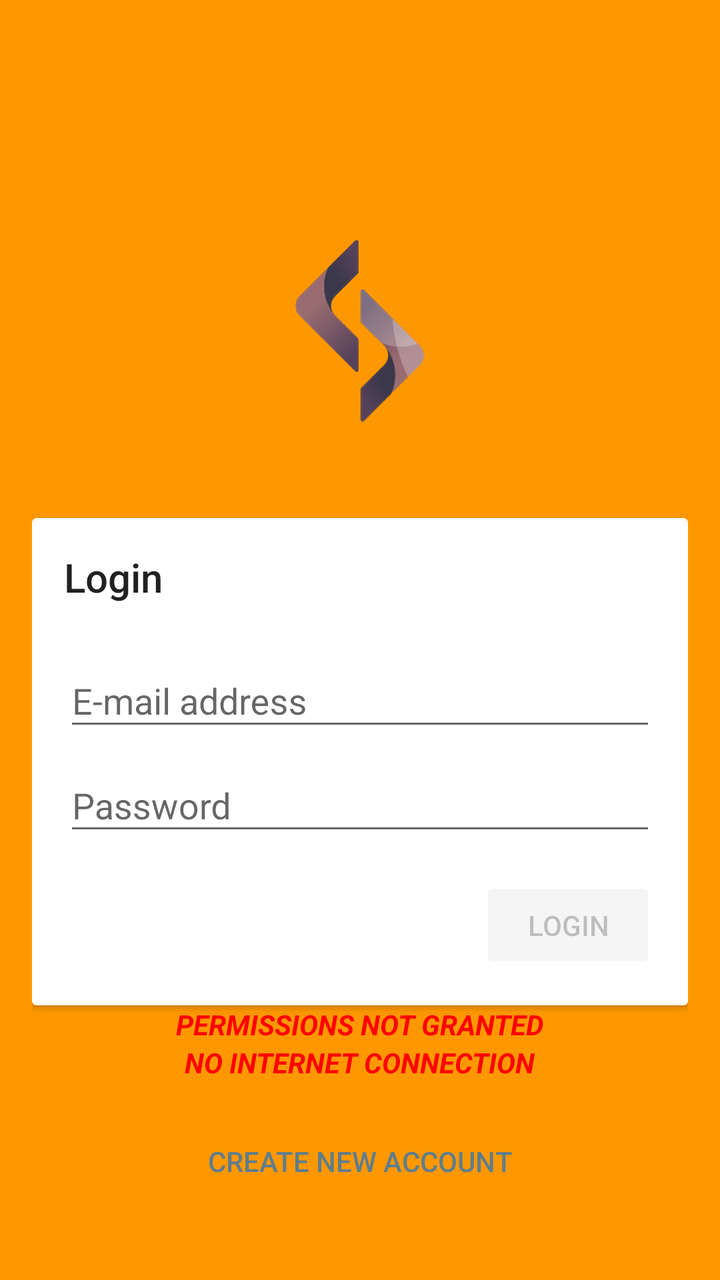
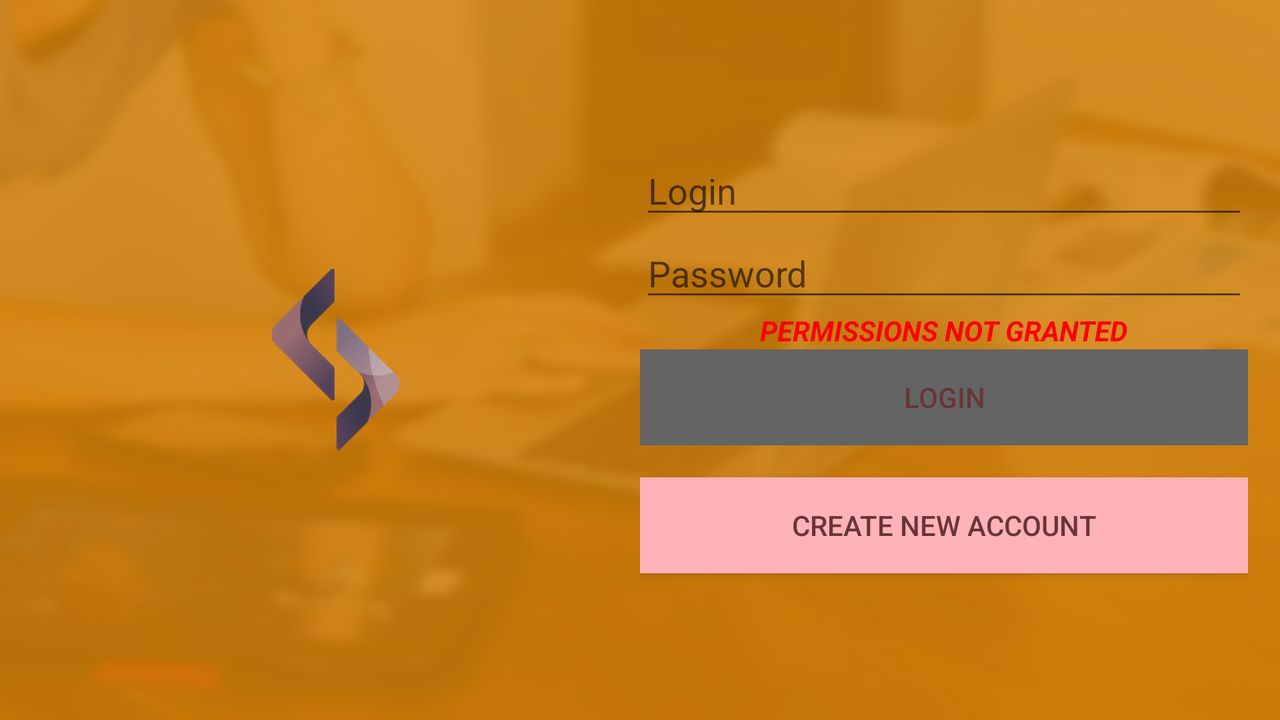

The same Android screen from two of the app's own layout files: first res/layout/ as a phone draws it, then the repository's variant for another configuration, drawn on a device whose configuration selects that folder. Both files follow.
<!-- AndroidManifest.xml: application theme AppTheme -->
<!-- res/layout/activity_login.xml -->
<?xml version="1.0" encoding="utf-8"?>
<RelativeLayout xmlns:android="http://schemas.android.com/apk/res/android"
    xmlns:app="http://schemas.android.com/apk/res-auto"
    xmlns:tools="http://schemas.android.com/tools"
    android:id="@+id/activity_login"
    android:layout_width="match_parent"
    android:layout_height="match_parent"
    android:background="@color/colorPrimary"
    android:fitsSystemWindows="true"
    tools:context="pl.sdacademy.app.LoginActivity">

    <android.support.v7.widget.Toolbar
        android:id="@+id/toolbar"
        android:layout_width="match_parent"
        android:layout_height="wrap_content"
        android:minHeight="?attr/actionBarSize"
        app:theme="@style/ThemeOverlay.AppCompat.Dark" />

    <LinearLayout
        android:id="@+id/content"
        android:layout_width="match_parent"
        android:layout_height="wrap_content"
        android:layout_below="@id/toolbar"
        android:gravity="center"
        android:orientation="vertical"
        android:paddingBottom="@dimen/activity_vertical_margin"
        android:paddingLeft="@dimen/activity_horizontal_margin"
        android:paddingRight="@dimen/activity_horizontal_margin"
        android:paddingTop="@dimen/activity_vertical_margin">

        <ImageView
            android:id="@+id/appLogo"
            android:layout_width="wrap_content"
            android:layout_height="wrap_content"
            android:layout_gravity="center"
            android:layout_margin="@dimen/logo_margin"
            android:contentDescription="@string/app_name"
            android:src="@drawable/sda_logo" />

        <include layout="@layout/card_login" />

        <TextView
            android:id="@+id/permissionMessage"
            android:layout_width="wrap_content"
            android:layout_height="wrap_content"
            android:layout_gravity="center"
            android:text="@string/message"
            android:textAllCaps="true"
            android:textColor="@color/errorColor"
            android:textStyle="bold|italic" />

        <TextView
            android:id="@+id/noConnectionMessage"
            android:layout_width="wrap_content"
            android:layout_height="wrap_content"
            android:layout_gravity="center"
            android:text="@string/message_no_connection"
            android:textAllCaps="true"
            android:textColor="@color/errorColor"
            android:textStyle="bold|italic" />

        <Button
            android:id="@+id/buttonRegister"
            style="@style/Widget.AppCompat.Button.Borderless.Colored"
            android:layout_width="match_parent"
            android:layout_height="wrap_content"
            android:layout_marginTop="@dimen/activity_vertical_margin"
            android:text="@string/create_account" />

    </LinearLayout>

</RelativeLayout>
<!-- res/layout/card_login.xml (included above) -->
<?xml version="1.0" encoding="utf-8"?>
<android.support.v7.widget.CardView xmlns:android="http://schemas.android.com/apk/res/android"
    xmlns:app="http://schemas.android.com/apk/res-auto"
    android:layout_width="match_parent"
    android:layout_height="wrap_content"
    app:elevation="@dimen/card_elevation">

    <LinearLayout
        android:layout_width="match_parent"
        android:layout_height="wrap_content"
        android:orientation="vertical"
        android:paddingBottom="@dimen/activity_vertical_margin"
        android:paddingLeft="@dimen/activity_horizontal_margin"
        android:paddingRight="@dimen/activity_horizontal_margin"
        android:paddingTop="@dimen/activity_vertical_margin">

        <TextView
            android:layout_width="wrap_content"
            android:layout_height="wrap_content"
            android:layout_marginBottom="@dimen/activity_vertical_margin"
            android:text="@string/login"
            android:textAppearance="@style/TextAppearance.AppCompat.Title" />

        <android.support.design.widget.TextInputLayout
            android:layout_width="match_parent"
            android:layout_height="wrap_content">

            <android.support.design.widget.TextInputEditText
                android:id="@+id/loginEdit"
                android:layout_width="match_parent"
                android:layout_height="wrap_content"
                android:hint="@string/email" />
        </android.support.design.widget.TextInputLayout>

        <android.support.design.widget.TextInputLayout
            android:layout_width="match_parent"
            android:layout_height="wrap_content">

            <android.support.design.widget.TextInputEditText
                android:id="@+id/passwordEdit"
                android:layout_width="match_parent"
                android:layout_height="wrap_content"
                android:hint="@string/password"
                android:inputType="textPassword" />
        </android.support.design.widget.TextInputLayout>

        <Button
            android:id="@+id/loginButton"
            style="@style/Widget.AppCompat.Button.Colored"
            android:layout_width="wrap_content"
            android:layout_height="wrap_content"
            android:layout_gravity="end"
            android:layout_marginTop="@dimen/activity_vertical_margin"
            android:enabled="false"
            android:text="@string/login_button" />
    </LinearLayout>
</android.support.v7.widget.CardView>
<!-- resources referenced by this layout -->
<resources>
  <color name="colorPrimary">#FF9800</color>
  <color name="errorColor">#FF0000</color>
  <dimen name="activity_horizontal_margin">16dp</dimen>
  <dimen name="activity_vertical_margin">16dp</dimen>
  <dimen name="card_elevation">16dp</dimen>
  <dimen name="logo_margin">48dp</dimen>
  <!-- drawable sda_logo: png bitmap (drawable-hdpi, 10553 bytes) -->
  <string name="app_name">SDApp</string>
  <string name="create_account">Create new account</string>
  <string name="email">E-mail address</string>
  <string name="login">Login</string>
  <string name="login_button">Login</string>
  <string name="message">Permissions not granted</string>
  <string name="message_no_connection">No Internet connection</string>
  <string name="password">Password</string>
  <!-- from res/values-v19/ -->
  <style name="AppTheme" parent="Theme.AppCompat.Light.NoActionBar">
          <item name="colorPrimary">@color/colorPrimary</item>
          <item name="colorPrimaryDark">@color/colorPrimaryDark</item>
          <item name="colorAccent">@color/colorAccent</item>
          <item name="android:windowTranslucentStatus">true</item>
      </style>
  <color name="colorPrimaryDark">#F57C00</color>
  <color name="colorAccent">#607D8B</color>
</resources>
<!-- res/layout-land/activity_login.xml (the repository's variant of the layout above) -->
<!-- drawn on the phone turned sideways -->
<?xml version="1.0" encoding="utf-8"?>
<LinearLayout xmlns:android="http://schemas.android.com/apk/res/android"
    xmlns:tools="http://schemas.android.com/tools"
    android:id="@+id/activity_login"
    android:layout_width="match_parent"
    android:layout_height="match_parent"
    android:background="@drawable/activity_bg"
    android:orientation="horizontal"
    android:paddingBottom="@dimen/activity_vertical_margin"
    android:paddingLeft="@dimen/activity_horizontal_margin"
    android:paddingRight="@dimen/activity_horizontal_margin"
    android:paddingTop="@dimen/activity_vertical_margin"
    tools:context="pl.sdacademy.app.LoginActivity">

    <ImageView
        android:id="@+id/appLogo"
        android:layout_width="0dp"
        android:layout_height="wrap_content"
        android:layout_gravity="center"
        android:layout_weight="1"
        android:contentDescription="@string/app_name"
        android:src="@drawable/sda_logo" />

    <LinearLayout
        android:layout_width="0dp"
        android:layout_height="match_parent"
        android:layout_weight="1"
        android:gravity="center"
        android:orientation="vertical">

        <EditText
            android:id="@+id/loginEdit"
            android:layout_width="match_parent"
            android:layout_height="wrap_content"
            android:hint="@string/login" />

        <EditText
            android:id="@+id/passwordEdit"
            android:layout_width="match_parent"
            android:layout_height="wrap_content"
            android:hint="@string/password"
            android:inputType="textPassword" />

        <TextView
            android:id="@+id/permissionMessage"
            android:layout_width="wrap_content"
            android:layout_height="wrap_content"
            android:layout_gravity="center"
            android:text="@string/message"
            android:textAllCaps="true"
            android:textColor="@color/errorColor"
            android:textStyle="bold|italic" />

        <Button
            android:id="@+id/loginButton"
            android:layout_width="match_parent"
            android:layout_height="wrap_content"
            android:background="@drawable/button_bg_color"
            android:enabled="false"
            android:text="@string/login_button"
            android:textColor="@color/button_text_color" />

        <Button
            android:id="@+id/buttonRegister"
            android:layout_width="match_parent"
            android:layout_height="wrap_content"
            android:layout_marginTop="@dimen/activity_vertical_margin"
            android:background="@drawable/button_bg_color"
            android:text="@string/create_account"
            android:textColor="@color/button_text_color" />

    </LinearLayout>

</LinearLayout>
<!-- resources referenced by the variant -->
<!-- as the phone turned sideways resolves them -->
<resources>
  <color name="errorColor">#FF0000</color>
  <dimen name="activity_horizontal_margin">16dp</dimen>
  <dimen name="activity_vertical_margin">16dp</dimen>
  <!-- drawable activity_bg (drawable) -->
  <?xml version="1.0" encoding="utf-8"?>
  <layer-list xmlns:android="http://schemas.android.com/apk/res/android">
      <item>
          <bitmap
              android:gravity="fill"
              android:src="@drawable/bg_img" />
      </item>
  
      <item android:drawable="@color/colorPrimaryTransparent" />
  </layer-list>
  <!-- drawable button_bg_color (drawable) -->
  <?xml version="1.0" encoding="utf-8"?>
  <selector xmlns:android="http://schemas.android.com/apk/res/android">
      <item android:drawable="@color/button_pressed" android:state_pressed="true" />
      <item android:drawable="@color/button_disabled" android:state_enabled="false" />
      <item android:drawable="@color/button_default" />
  </selector>
  <!-- drawable sda_logo: png bitmap (drawable-hdpi, 10553 bytes) -->
  <string name="app_name">SDApp</string>
  <string name="create_account">Create new account</string>
  <string name="login">Login</string>
  <string name="login_button">Login</string>
  <string name="message">Permissions not granted</string>
  <string name="password">Password</string>
  <!-- from res/values-v19/ -->
  <style name="AppTheme" parent="Theme.AppCompat.Light.NoActionBar">
          <item name="colorPrimary">@color/colorPrimary</item>
          <item name="colorPrimaryDark">@color/colorPrimaryDark</item>
          <item name="colorAccent">@color/colorAccent</item>
          <item name="android:windowTranslucentStatus">true</item>
      </style>
  <!-- drawable bg_img: jpg bitmap (drawable-hdpi, 16292 bytes) -->
  <color name="colorPrimaryTransparent">#B0FF9800</color>
  <color name="button_pressed">#ff737c</color>
  <color name="button_disabled">#646464</color>
  <color name="button_default">#ffb2b7</color>
  <color name="colorPrimary">#FF9800</color>
  <color name="colorPrimaryDark">#F57C00</color>
  <color name="colorAccent">#607D8B</color>
</resources>
